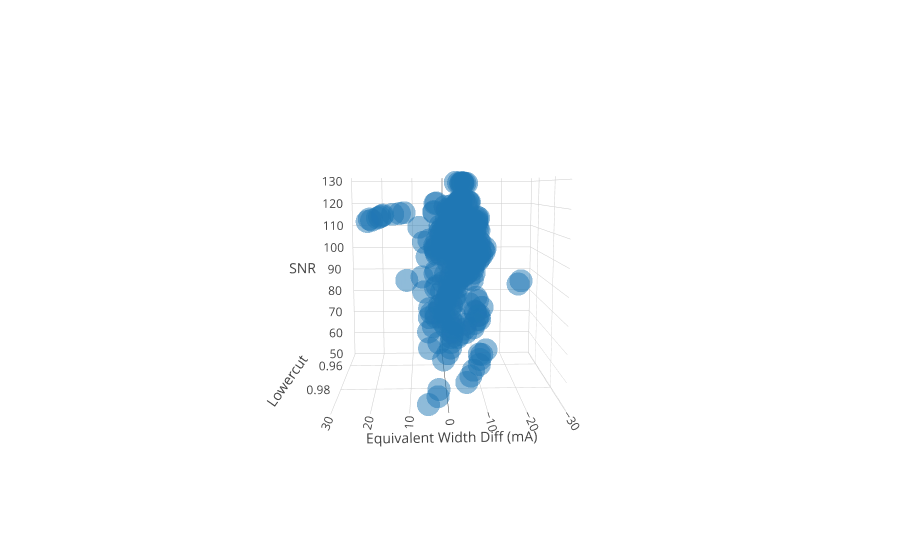

The notebook cell saved with this chart:
### Code cell
# Find optimal lowercut value
write_out = False
plot = True

with open(outputs[0]) as jsonfile:
    jsondata = json.load(jsonfile)
    key = list(jsondata.keys())[2]
    lowcuts = [cut for cut,ew in jsondata[key]]
    line_list = list(jsondata.keys())
    line_list = np.array(sorted(np.array(line_list).astype(float))).astype(str)

if write_out:
    f_out = open("as.txt","w")
solns_dev = []
closest_dev = []
closest_pdiffs = []

line_dict = {}
n=6
for line in line_list[n:n+1]:
    print(line)
    pdiff_all = []
    lowercut_all = []
    snr_all = []
    #pdiff_iso = []
    #snr_iso = []
    for i in range(len(outputs)):
        if 'ngc2204_3321red' in outputs[i]:
            pass
        clust, star = outputs[i].split("/")[-1].split("_")[0:2]
        star = star[0:-3]
        #print(clust, star)
        idx = snr_dict[clust].index[snr_dict[clust]['Star'] == int(star)].tolist()
        snr = float(snr_dict[clust].loc[idx]['S/N'])
        #print(snr)

        with open(outputs[i]) as jsonfile, open(by_hand[i]) as ewfile:
            
            jsondata = json.load(jsonfile)
            handdata = pd.read_csv(ewfile, delim_whitespace = True, header = None)[[0,4]]
            hand_dict = dict(zip([str(i) for i in handdata[0].tolist()], handdata[4].tolist()))
            key = line
            lowercut = [cut for cut,ew in jsondata[key]]
            ew_meas = [ew for cut,ew in jsondata[key]]
            #print(outputs[i])
            #print(ew_meas)
            #print(hand_dict[key])
            
            label = disp_df['JSON File'][i].split('/')[-1].split('.')[0]
            if hand_dict[key] == 0:
                continue
            if len(lowercut) < len_range:
                continue
            
            ew_pdiff = ((np.array(ew_meas)-hand_dict[key])/hand_dict[key]) * 100
            ew_absdiff = np.array(ew_meas) - hand_dict[key]
            #plt.plot(lowercut,ew_pdiff,'.',color='k')
            #print(pdiff_all, list(ew_absdiff))
            #print(hand_dict[key])
            pdiff_all = pdiff_all+list(ew_absdiff)
            lowercut_all = lowercut_all + lowercut
            snr_all = snr_all + [snr]*len(ew_absdiff)
            #pdiff_iso = pdiff_iso + [ew_absdiff[8]]
            #snr_iso = snr_iso + [snr]
            
    trace1 = go.Scatter3d(x=pdiff_all,y=lowercut_all,z=snr_all,
                          mode='markers',opacity=0.5) 

    
    data = [trace1]
    layout = go.Layout(scene = dict(xaxis = dict(title='Equivalent Width Diff (mA)', range = [-30,30]),yaxis = dict(title='Lowercut'),zaxis = dict(title='SNR'),),width=700,margin=dict(r=20, b=10, l=10, t=10))
    fig = go.Figure(data=data, layout=layout)
    iplot(fig, filename = 'snr_lowercut')

### Figure 1 — Plotly figure (JSON) as saved in the notebook; plotly's stock layout.template omitted (floating-point values rounded to 4 significant figures; data arrays with more than 128 entries replaced by an {"elided": "..."} marker saying what was removed)
{"data": [{"mode": "markers", "opacity": 0.5, "type": "scatter3d", "x": {"elided": "440 float values"}, "y": {"elided": "440 float values"}, "z": {"elided": "440 int values"}}], "layout": {"autosize": true, "margin": {"b": 10, "l": 10, "r": 20, "t": 10}, "scene": {"aspectmode": "auto", "aspectratio": {"x": 1, "y": 1, "z": 1}, "camera": {"center": {"x": 0, "y": 0, "z": 0}, "eye": {"x": 0.1062, "y": 3.161, "z": 0.4493}, "up": {"x": 0.001288, "y": -4.315e-05, "z": 1.0}}, "xaxis": {"range": [-30, 30], "title": "Equivalent Width Diff (mA)", "type": "linear"}, "yaxis": {"title": "Lowercut", "type": "linear"}, "zaxis": {"title": "SNR", "type": "linear"}}}}
